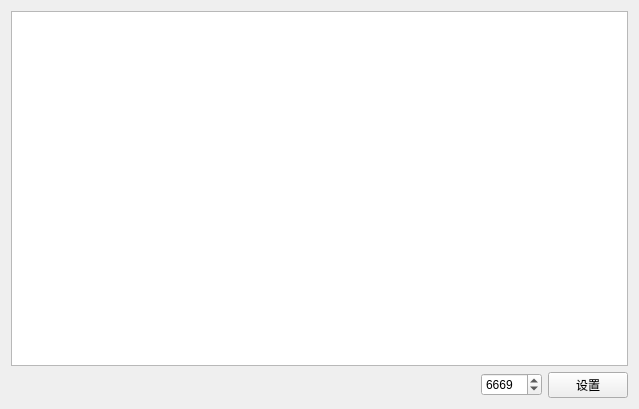
<?xml version="1.0" encoding="UTF-8"?>
<ui version="4.0">
 <class>ServerForm</class>
 <widget class="QWidget" name="ServerForm">
  <property name="geometry">
   <rect>
    <x>0</x>
    <y>0</y>
    <width>639</width>
    <height>409</height>
   </rect>
  </property>
  <property name="windowTitle">
   <string>Form</string>
  </property>
  <layout class="QVBoxLayout" name="verticalLayout">
   <item>
    <widget class="QTableView" name="UserTab"/>
   </item>
   <item>
    <layout class="QHBoxLayout" name="horizontalLayout">
     <item>
      <spacer name="horizontalSpacer">
       <property name="orientation">
        <enum>Qt::Horizontal</enum>
       </property>
       <property name="sizeHint" stdset="0">
        <size>
         <width>40</width>
         <height>20</height>
        </size>
       </property>
      </spacer>
     </item>
     <item>
      <widget class="QSpinBox" name="Port">
       <property name="maximum">
        <number>65535</number>
       </property>
       <property name="value">
        <number>6669</number>
       </property>
      </widget>
     </item>
     <item>
      <widget class="QPushButton" name="Set">
       <property name="text">
        <string>设置</string>
       </property>
      </widget>
     </item>
    </layout>
   </item>
  </layout>
 </widget>
 <resources/>
 <connections/>
</ui>
